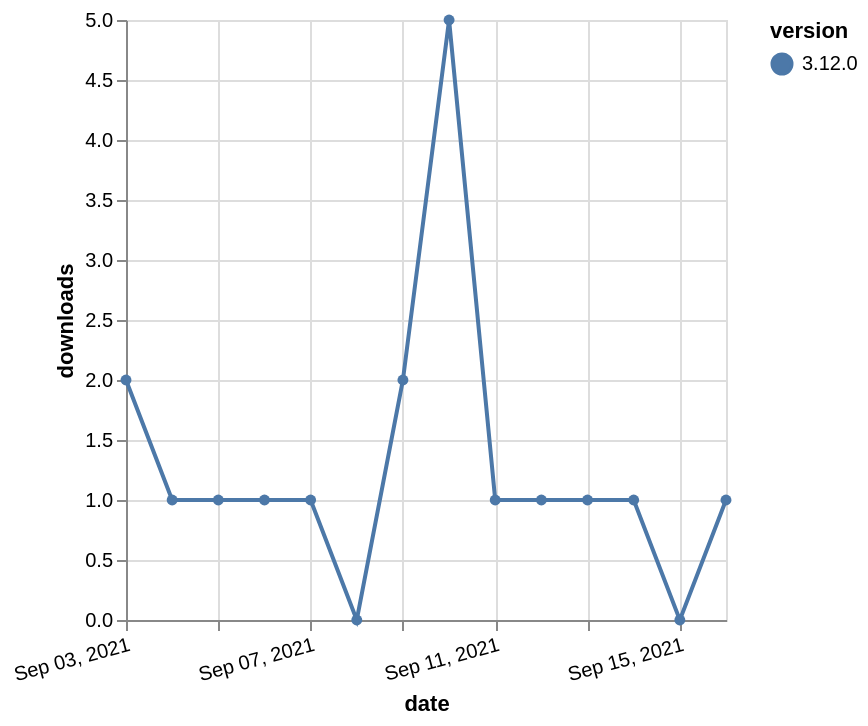

Vega-Lite specification stored for this chart:
### Vega-Lite specification from a JSON file in a GitHub repository (floating-point values rounded to 4 significant figures)
{"$schema": "https://vega.github.io/schema/vega-lite/v5.json", "description": "A simple bar chart with embedded data.", "data": {"values": [{"date": "2021-09-03", "total": 499, "delta": 2, "version": "3.12.0"}, {"date": "2021-09-04", "total": 500, "delta": 1, "version": "3.12.0"}, {"date": "2021-09-05", "total": 501, "delta": 1, "version": "3.12.0"}, {"date": "2021-09-06", "total": 502, "delta": 1, "version": "3.12.0"}, {"date": "2021-09-07", "total": 503, "delta": 1, "version": "3.12.0"}, {"date": "2021-09-08", "total": 503, "delta": 0, "version": "3.12.0"}, {"date": "2021-09-09", "total": 505, "delta": 2, "version": "3.12.0"}, {"date": "2021-09-10", "total": 510, "delta": 5, "version": "3.12.0"}, {"date": "2021-09-11", "total": 511, "delta": 1, "version": "3.12.0"}, {"date": "2021-09-12", "total": 512, "delta": 1, "version": "3.12.0"}, {"date": "2021-09-13", "total": 513, "delta": 1, "version": "3.12.0"}, {"date": "2021-09-14", "total": 514, "delta": 1, "version": "3.12.0"}, {"date": "2021-09-15", "total": 514, "delta": 0, "version": "3.12.0"}, {"date": "2021-09-16", "total": 515, "delta": 1, "version": "3.12.0"}]}, "width": "container", "mark": {"type": "line", "point": {"filled": true}}, "encoding": {"x": {"field": "date", "type": "temporal", "timeUnit": "yearmonthdate", "title": "date", "axis": {"labelAngle": -15}}, "y": {"field": "delta", "type": "quantitative", "title": "downloads"}, "color": {"field": "version", "type": "nominal"}, "tooltip": {"field": "delta"}}}
